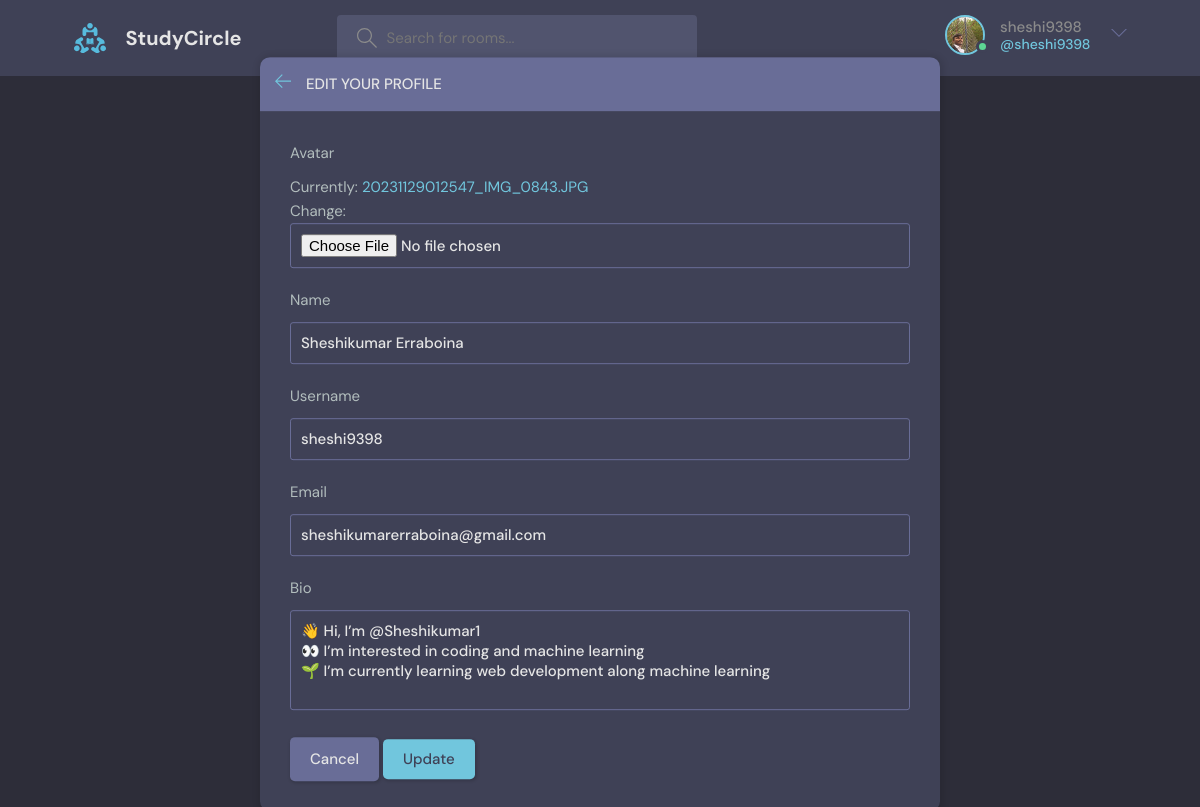
The page /update-user/ (signed in) on the database its author committed.
### base/models.py (models this page shows)
class User(AbstractUser):
    name=models.CharField(max_length=200,null=True)
    email=models.EmailField(unique=True,null=True)
    bio=models.TextField(null=True)
    avatar=models.ImageField(null=True,default="avatar.svg")
    USERNAME_FIELD="email"
    REQUIRED_FIELDS=[]

### base/views.py (the view)
# urls.py: path('update-user/',views.updateUser,name='update-user'),
@login_required(login_url='login')
def updateUser(request):
    user=request.user
    form=UserForm(instance=user)
    if request.method == "POST":
        form=UserForm(request.POST,request.FILES,instance=user)
        if form.is_valid():
            form.save()
            return redirect('user-profile',pk=user.id)
    return render(request,'base/update-user.html',{'form':form})

### base/forms.py
class UserForm(ModelForm):
    class Meta:
        model=User
        fields=['avatar','name','username','email','bio']

### base/templates/base/update-user.html (shortened to what this page needs)
{% extends 'main.html' %}
{% block content %}
    <main class="update-account layout">
        <div class="container">
            <div class="layout__box">
                <div class="layout__boxHeader">
                    <div class="layout__boxTitle">
                        <a href="{% url 'home' %}">
                            <svg version="1.1" xmlns="http://www.w3.org/2000/svg" width="32" height="32"
                                viewBox="0 0 32 32">
                                <title>arrow-left</title>
                                <path
                                    d="M13.723 2.286l-13.723 13.714 13.719 13.714 1.616-1.611-10.96-10.96h27.625v-2.286h-27.625l10.965-10.965-1.616-1.607z">
                                </path>
                            </svg>
                        </a>
                        <h3>Edit your profile</h3>
                    </div>
                </div>
                <div class="layout__body">
                    <form class="form" action="" method="POST" enctype="multipart/form-data">
                        {% for field in form %}
                        <div class="form__group">
                            <label for="profile_pic">{{field.label}}</label>
                            {{field}}
                        </div>
                        {% endfor %}
                            <a class="btn btn--dark" href="{% url 'home' %}">Cancel</a>
                            <button class="btn btn--main" type="submit">Update</button>
                        </div>
                </div>
            </div>
    </main>
{% endblock content%}

### templates/navbar.html (shortened to what this page needs)
{% load static %}
<header class="header header--loggedIn">
    <div class="container">
      <a href="{% url 'home' %}" class="header__logo">
        <img src="{% static 'images/logo.svg' %}" />
        <h1>StudyCircle</h1>
      </a>
      <form class="header__search" method="GET" action="{% url 'home' %}">
        <label>
          <input name ="q" placeholder="Search for rooms..." />
        </label>
      </form>
      <nav class="header__menu">
        {% if request.user.is_authenticated %}
        <div class="header__user">
          <a href="{% url 'update-user' %}">
            <div class="avatar avatar--medium active">
              <img src="{{request.user.avatar.url}}" />
            </div>
            <p>{{request.user.username}} <span>@{{request.user.username}}</span></p>
          </a>
          <button class="dropdown-button">
            <svg version="1.1" xmlns="http://www.w3.org/2000/svg" width="32" height="32" viewBox="0 0 32 32">
              <title>chevron-down</title>
              <path d="M16 21l-13-13h-3l16 16 16-16h-3l-13 13z"></path>
            </svg>
          </button>
        </div>
        {% else %}
        <a href="{% url 'login' %}">
          <img src="{% static 'images/avatar.svg' %}" />
          <p>Login</p>
        </a>
        {% endif %}
      </nav>
    </div>
  </header>

### rows shown on the page
User: user.avatar (picture), user.username "sheshi9398", form "Sheshikumar Erraboina" "sheshi9398" "sheshikumarerraboina@gmail.com" "👋 Hi, I’m @Sheshikumar1 👀 I’m interested in coding and machine learning 🌱 I’m currently learning web development along machine learning"

### other values the page prints
{{ field.label }} "Avatar" "Name" "Username" "Email" "Bio"
